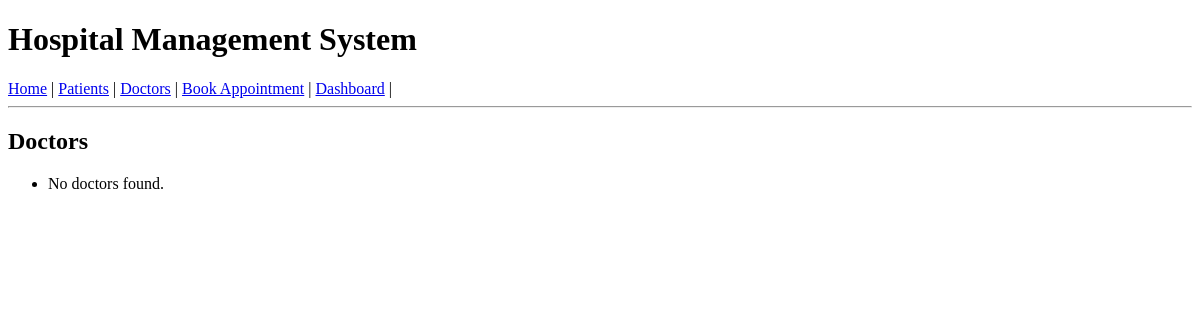
/doctors/, run on an earlier commit of the app's database.
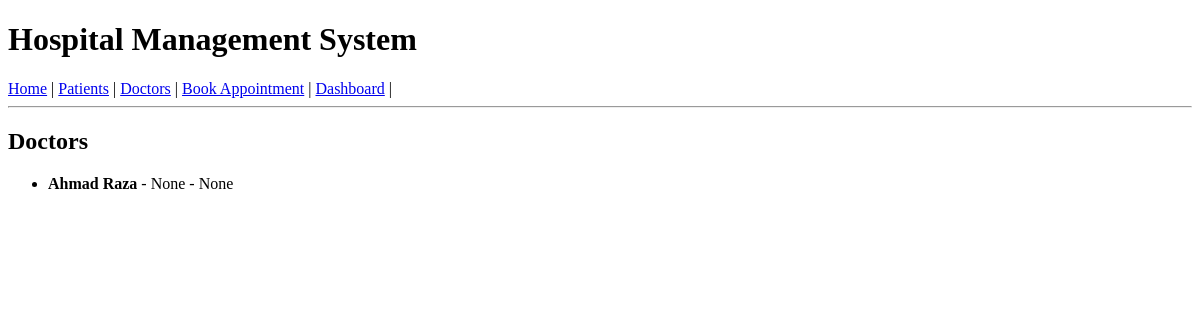
And on a later commit of the database.
### doctors/models.py (models this page shows, shortened)
class DoctorProfile(models.Model):
    user = models.OneToOneField(User, on_delete=models.CASCADE, related_name='doctor_profile')
    specialization = models.CharField(max_length=100, null=True, blank=True)
    qualification = models.CharField(max_length=100, null=True, blank=True)
    experience_years = models.IntegerField(default=0)
    phone = models.CharField(max_length=15, null=True, blank=True)
    available_from = models.TimeField(null=True, blank=True)
    available_to = models.TimeField(null=True, blank=True)

### accounts/models.py (models this page shows, shortened)
class User(AbstractUser):
    role_choices = [
        ('patient', 'Patient'),
        ('doctor', 'Doctor'),
        ('receptionist', 'Receptionist'),
        ('admin', 'Admin'),
    ]
    name = models.CharField(max_length=255)
    role = models.CharField(choices=role_choices, max_length=20, default='patient')

### doctors/views.py (the view)
# urls.py: path('doctors/',DoctorListView.as_view(),name='doctors'),
class DoctorListView(ListView):
    model = DoctorProfile
    template_name = 'doctors_list.html'
    context_object_name = 'doctors'

### templates/doctors_list.html (shortened to what this page needs)
{% extends 'base.html' %}
{% block content %}
<h2>Doctors</h2>
<ul>
  {% for doctor in doctors %}
    <li>
      <strong>{{ doctor.user.name }}</strong>
      - {{ doctor.specialization }}
      - {{ doctor.qualification }}
    </li>
  {% empty %}
    <li>No doctors found.</li>
  {% endfor %}
</ul>
{% endblock %}

What changed in the data, as far as the page shows it:
added DoctorProfile: user.name "Ahmad Raza", specialization "None", qualification "None"
Also different on the page:
text no longer shown: "No doctors found."
